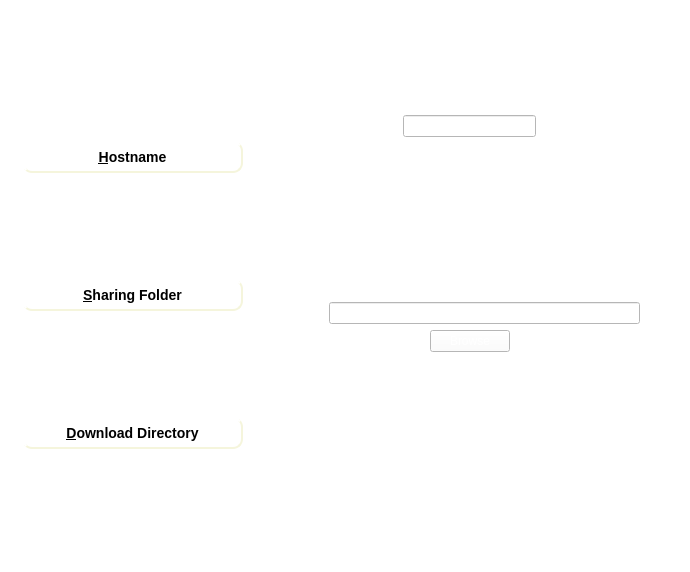
<?xml version="1.0" encoding="UTF-8"?>
<ui version="4.0">
 <class>QPrefrenceWidget</class>
 <widget class="QWidget" name="QPrefrenceWidget">
  <property name="geometry">
   <rect>
    <x>0</x>
    <y>0</y>
    <width>690</width>
    <height>572</height>
   </rect>
  </property>
  <property name="sizePolicy">
   <sizepolicy hsizetype="Fixed" vsizetype="Preferred">
    <horstretch>0</horstretch>
    <verstretch>0</verstretch>
   </sizepolicy>
  </property>
  <property name="windowTitle">
   <string>QPrefrenceWidget</string>
  </property>
  <property name="styleSheet">
   <string notr="true">background-color: rgb(255, 255, 255);</string>
  </property>
  <layout class="QGridLayout" name="gridLayout_3">
   <item row="0" column="0">
    <layout class="QHBoxLayout" name="horizontalLayout_3">
     <item>
      <widget class="QDockWidget" name="dockWidget">
       <property name="sizePolicy">
        <sizepolicy hsizetype="Fixed" vsizetype="Preferred">
         <horstretch>0</horstretch>
         <verstretch>0</verstretch>
        </sizepolicy>
       </property>
       <property name="minimumSize">
        <size>
         <width>243</width>
         <height>341</height>
        </size>
       </property>
       <property name="styleSheet">
        <string notr="true">QToolButton { /* all types of tool button */
     border: 2px solid #8f8f91;
     border-radius: 6px;
     background-color: qlineargradient(x1: 0, y1: 0, x2: 0, y2: 1,
                                       stop: 0 #f6f7fa, stop: 1 #dadbde);
 }
</string>
       </property>
       <property name="features">
        <set>QDockWidget::NoDockWidgetFeatures</set>
       </property>
       <property name="allowedAreas">
        <set>Qt::LeftDockWidgetArea</set>
       </property>
       <widget class="QWidget" name="dockWidgetContents">
        <property name="styleSheet">
         <string notr="true">background-color: rgb(255, 255, 255);</string>
        </property>
        <layout class="QGridLayout" name="gridLayout_2">
         <item row="0" column="0">
          <widget class="QPushButton" name="hostnameButton">
           <property name="styleSheet">
            <string notr="true"> QPushButton {
	
     border-style: outset;
     border-width: 2px;
     border-radius: 10px;
     border-color: beige;
     font: bold 14px;
     min-width: 10em;
     padding: 6px;
 }
 QPushButton:checked{
    background-color: qconicalgradient(cx:0.005, cy:0.0113636, angle:135, stop:0 rgba(68, 68, 68, 69), stop:0.210526 rgba(93, 93, 93, 255), stop:0.331579 rgba(68, 65, 19, 232), stop:0.363158 rgba(98, 98, 98, 130), stop:0.423533 rgba(132, 132, 132, 254), stop:0.45 rgba(115, 115, 115, 208), stop:0.594737 rgba(107, 107, 107, 255), stop:0.694737 rgba(115, 115, 0, 69), stop:0.821053 rgba(93, 90, 80, 130), stop:1 rgba(255, 255, 0, 69));
     border-style: inset;
	color: rgb(255, 255, 255);
 }</string>
           </property>
           <property name="text">
            <string>&amp;Hostname</string>
           </property>
           <property name="icon">
            <iconset resource="../lantorrent.qrc">
             <normaloff>:/image/hostname.svg</normaloff>:/image/hostname.svg</iconset>
           </property>
           <property name="iconSize">
            <size>
             <width>60</width>
             <height>60</height>
            </size>
           </property>
           <property name="checkable">
            <bool>true</bool>
           </property>
           <property name="autoDefault">
            <bool>false</bool>
           </property>
           <property name="flat">
            <bool>true</bool>
           </property>
          </widget>
         </item>
         <item row="1" column="0">
          <widget class="QPushButton" name="sharing">
           <property name="styleSheet">
            <string notr="true"> QPushButton {
	
     border-style: outset;
     border-width: 2px;
     border-radius: 10px;
     border-color: beige;
     font: bold 14px;
     min-width: 10em;
     padding: 6px;
 }
 QPushButton:checked{
    background-color: qconicalgradient(cx:0.005, cy:0.0113636, angle:135, stop:0 rgba(68, 68, 68, 69), stop:0.210526 rgba(93, 93, 93, 255), stop:0.331579 rgba(68, 65, 19, 232), stop:0.363158 rgba(98, 98, 98, 130), stop:0.423533 rgba(132, 132, 132, 254), stop:0.45 rgba(115, 115, 115, 208), stop:0.594737 rgba(107, 107, 107, 255), stop:0.694737 rgba(115, 115, 0, 69), stop:0.821053 rgba(93, 90, 80, 130), stop:1 rgba(255, 255, 0, 69));
     border-style: inset;
	color: rgb(255, 255, 255);
 }</string>
           </property>
           <property name="text">
            <string>&amp;Sharing Folder</string>
           </property>
           <property name="icon">
            <iconset resource="../lantorrent.qrc">
             <normaloff>:/image/sharing.svg</normaloff>:/image/sharing.svg</iconset>
           </property>
           <property name="iconSize">
            <size>
             <width>60</width>
             <height>60</height>
            </size>
           </property>
           <property name="checkable">
            <bool>true</bool>
           </property>
           <property name="autoDefault">
            <bool>false</bool>
           </property>
           <property name="flat">
            <bool>true</bool>
           </property>
          </widget>
         </item>
         <item row="2" column="0">
          <widget class="QPushButton" name="downloadButton">
           <property name="styleSheet">
            <string notr="true"> QPushButton {
	
     border-style: outset;
     border-width: 2px;
     border-radius: 10px;
     border-color: beige;
     font: bold 14px;
     min-width: 10em;
     padding: 6px;
 }
 QPushButton:checked{
    background-color: qconicalgradient(cx:0.005, cy:0.0113636, angle:135, stop:0 rgba(68, 68, 68, 69), stop:0.210526 rgba(93, 93, 93, 255), stop:0.331579 rgba(68, 65, 19, 232), stop:0.363158 rgba(98, 98, 98, 130), stop:0.423533 rgba(132, 132, 132, 254), stop:0.45 rgba(115, 115, 115, 208), stop:0.594737 rgba(107, 107, 107, 255), stop:0.694737 rgba(115, 115, 0, 69), stop:0.821053 rgba(93, 90, 80, 130), stop:1 rgba(255, 255, 0, 69));
     border-style: inset;
	color: rgb(255, 255, 255);
 }</string>
           </property>
           <property name="text">
            <string>&amp;Download Directory</string>
           </property>
           <property name="icon">
            <iconset resource="../lantorrent.qrc">
             <normaloff>:/image/downloadDirectory.svg</normaloff>:/image/downloadDirectory.svg</iconset>
           </property>
           <property name="iconSize">
            <size>
             <width>60</width>
             <height>60</height>
            </size>
           </property>
           <property name="checkable">
            <bool>true</bool>
           </property>
           <property name="autoDefault">
            <bool>false</bool>
           </property>
           <property name="flat">
            <bool>true</bool>
           </property>
          </widget>
         </item>
        </layout>
       </widget>
      </widget>
     </item>
     <item>
      <widget class="QWidget" name="widget" native="true">
       <property name="styleSheet">
        <string notr="true">QPushButton{
	background-color: qconicalgradient(cx:0.005, cy:0.0113636, angle:135, stop:0 rgba(68, 68, 68, 69), stop:0.210526 rgba(93, 93, 93, 255), stop:0.331579 rgba(68, 65, 19, 232), stop:0.363158 rgba(98, 98, 98, 130), stop:0.423533 rgba(132, 132, 132, 254), stop:0.45 rgba(115, 115, 115, 208), stop:0.594737 rgba(107, 107, 107, 255), stop:0.694737 rgba(115, 115, 0, 69), stop:0.821053 rgba(93, 90, 80, 130), stop:1 rgba(255, 255, 0, 69));
}
 QHeaderView::section {
	background-color: white;
     color: black;
     padding-left: 4px;
     border: 1px solid #6c6c6c;
 }

 QHeaderView::section:checked
 {
     
	background-color: qconicalgradient(cx:0.005, cy:0.0113636, angle:135, stop:0 rgba(68, 68, 68, 69), stop:0.210526 rgba(93, 93, 93, 255), stop:0.331579 rgba(68, 65, 19, 232), stop:0.363158 rgba(98, 98, 98, 130), stop:0.423533 rgba(132, 132, 132, 254), stop:0.45 rgba(115, 115, 115, 208), stop:0.594737 rgba(107, 107, 107, 255), stop:0.694737 rgba(115, 115, 0, 69), stop:0.821053 rgba(93, 90, 80, 130), stop:1 rgba(255, 255, 0, 69));
 }
    QTableView {
	alternate-background-color: rgb(193, 255, 213);

    }
     
    QTableView::item:selected {
	font: 75 25 pt &quot;Times New Roman&quot;;
    background-color: qlineargradient(spread:pad, x1:0.980392, y1:1, x2:0.931373, y2:0.193, stop:1 rgba(150, 150, 150, 255));
    }
     
  
 
 QTableView QTableCornerButton::section {
	
	color: rgb(9, 9, 9);
     border: 2px ;
 }</string>
       </property>
       <layout class="QGridLayout" name="gridLayout">
        <item row="0" column="1">
         <spacer name="verticalSpacer">
          <property name="orientation">
           <enum>Qt::Vertical</enum>
          </property>
          <property name="sizeType">
           <enum>QSizePolicy::Fixed</enum>
          </property>
          <property name="sizeHint" stdset="0">
           <size>
            <width>20</width>
            <height>93</height>
           </size>
          </property>
         </spacer>
        </item>
        <item row="1" column="0" colspan="3">
         <layout class="QHBoxLayout" name="horizontalLayout">
          <item>
           <spacer name="horizontalSpacer_3">
            <property name="orientation">
             <enum>Qt::Horizontal</enum>
            </property>
            <property name="sizeHint" stdset="0">
             <size>
              <width>40</width>
              <height>20</height>
             </size>
            </property>
           </spacer>
          </item>
          <item>
           <widget class="QLineEdit" name="hostnameLabel">
            <property name="styleSheet">
             <string notr="true">color: rgb(255,255,255);
background-color: qconicalgradient(cx:0.005, cy:0.0113636, angle:135, stop:0 rgba(68, 68, 68, 69), stop:0.210526 rgba(93, 93, 93, 255), stop:0.331579 rgba(68, 65, 19, 232), stop:0.363158 rgba(98, 98, 98, 130), stop:0.423533 rgba(132, 132, 132, 254), stop:0.45 rgba(115, 115, 115, 208), stop:0.594737 rgba(107, 107, 107, 255), stop:0.694737 rgba(115, 115, 0, 69), stop:0.821053 rgba(93, 90, 80, 130), stop:1 rgba(255, 255, 0, 69));
font: 18pt &quot;Abyssinica SIL&quot;;</string>
            </property>
            <property name="text">
             <string>Enter Hostname</string>
            </property>
           </widget>
          </item>
          <item>
           <spacer name="horizontalSpacer_4">
            <property name="orientation">
             <enum>Qt::Horizontal</enum>
            </property>
            <property name="sizeHint" stdset="0">
             <size>
              <width>40</width>
              <height>20</height>
             </size>
            </property>
           </spacer>
          </item>
         </layout>
        </item>
        <item row="2" column="1">
         <spacer name="verticalSpacer_2">
          <property name="orientation">
           <enum>Qt::Vertical</enum>
          </property>
          <property name="sizeHint" stdset="0">
           <size>
            <width>20</width>
            <height>18</height>
           </size>
          </property>
         </spacer>
        </item>
        <item row="3" column="0" colspan="3">
         <layout class="QHBoxLayout" name="horizontalLayout_2">
          <item>
           <spacer name="horizontalSpacer_5">
            <property name="orientation">
             <enum>Qt::Horizontal</enum>
            </property>
            <property name="sizeType">
             <enum>QSizePolicy::Fixed</enum>
            </property>
            <property name="sizeHint" stdset="0">
             <size>
              <width>58</width>
              <height>20</height>
             </size>
            </property>
           </spacer>
          </item>
          <item>
           <widget class="QLineEdit" name="downloadDiectory"/>
          </item>
          <item>
           <spacer name="horizontalSpacer_6">
            <property name="orientation">
             <enum>Qt::Horizontal</enum>
            </property>
            <property name="sizeType">
             <enum>QSizePolicy::Fixed</enum>
            </property>
            <property name="sizeHint" stdset="0">
             <size>
              <width>28</width>
              <height>20</height>
             </size>
            </property>
           </spacer>
          </item>
         </layout>
        </item>
        <item row="4" column="0">
         <spacer name="horizontalSpacer">
          <property name="orientation">
           <enum>Qt::Horizontal</enum>
          </property>
          <property name="sizeHint" stdset="0">
           <size>
            <width>84</width>
            <height>20</height>
           </size>
          </property>
         </spacer>
        </item>
        <item row="4" column="1">
         <widget class="QPushButton" name="browseButton">
          <property name="styleSheet">
           <string notr="true">color: rgb(255, 255, 255);</string>
          </property>
          <property name="text">
           <string>Browse</string>
          </property>
         </widget>
        </item>
        <item row="4" column="2">
         <spacer name="horizontalSpacer_2">
          <property name="orientation">
           <enum>Qt::Horizontal</enum>
          </property>
          <property name="sizeHint" stdset="0">
           <size>
            <width>103</width>
            <height>20</height>
           </size>
          </property>
         </spacer>
        </item>
        <item row="5" column="1">
         <spacer name="verticalSpacer_3">
          <property name="orientation">
           <enum>Qt::Vertical</enum>
          </property>
          <property name="sizeHint" stdset="0">
           <size>
            <width>20</width>
            <height>198</height>
           </size>
          </property>
         </spacer>
        </item>
       </layout>
       <zorder>browseButton</zorder>
       <zorder>verticalSpacer</zorder>
       <zorder>verticalSpacer_3</zorder>
       <zorder>horizontalSpacer</zorder>
       <zorder>horizontalSpacer_2</zorder>
       <zorder>verticalSpacer_2</zorder>
      </widget>
     </item>
    </layout>
   </item>
  </layout>
 </widget>
 <layoutdefault spacing="6" margin="11"/>
 <resources>
  <include location="../lantorrent.qrc"/>
 </resources>
 <connections/>
</ui>
